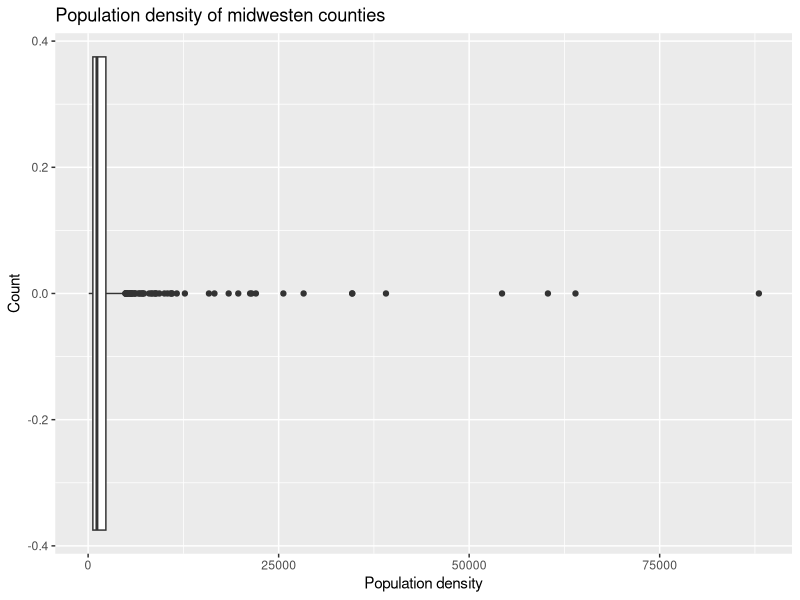
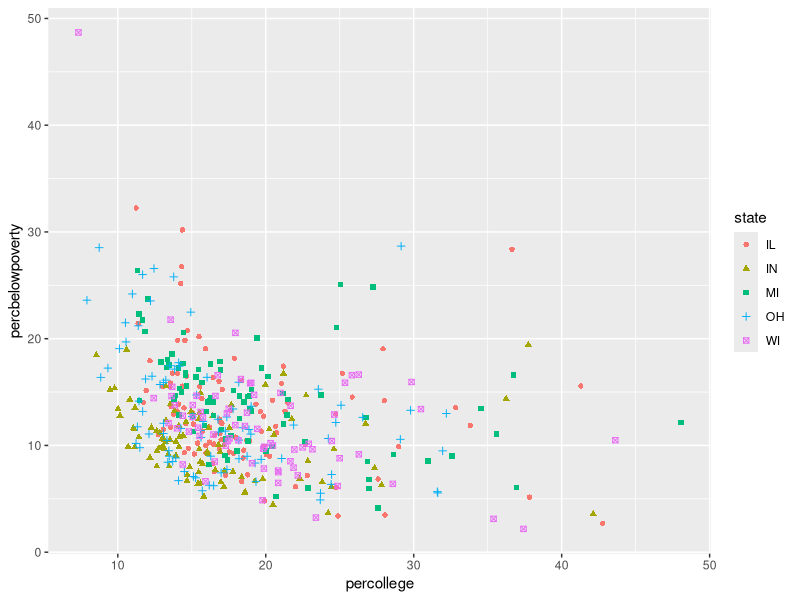

R code for these plots, in order:
## ---- chunk 1
#| eval: true
#| message: false

library(tidyverse)
## ---- chunk 2
midwest |> count(state, sort=TRUE)
# IL has the most counties with 102 counties, and WI has the least counties with 72.
## ---- chunk 3

## ---- chunk 4
ggplot(midwest, aes(x = popdensity)) +
  geom_boxplot() +
  labs(
    x = "Population density",
    y = "Count",
    title = "Population density of midwesten counties",
  )
#a
filter(midwest,popdensity>25000) %>% select(county,state,popdensity,poptotal,area) %>% arrange(desc(popdensity))
#b
filter(midwest, popdensity==max(midwest$popdensity)) |> select(county,state,popdensity,poptotal,area)
## ---- chunk 5
center = median(midwest$popdensity)
per75 = IQR(midwest$popdensity)
spread = per75 - center
per25 = center - spread
cat("The distribution of population density of counties is unimodal and extremely right-skewed. \n A typical Midwestern county has population density of ",center," people per unit area. \n The middle 50% of the counties have population densities between ",per25," to ",per75," people \n per unit area.")
## ---- chunk 6
midwest <- midwest |>
  mutate(metro = if_else(inmetro == 1, "Yes", "No"))
## ---- chunk 7
ggplot(midwest, aes(x=percollege,y=percbelowpoverty, colour=state,shape=state))+
  geom_point()
#a
midwest |> filter(percollege<10 & percbelowpoverty>40) |> 
  select(county, state,percbelowpoverty,percollege)

#b
midwest |> filter(percollege>40 & percbelowpoverty<20) |> 
  select(county, state,percbelowpoverty,percollege)

#c
midwest |> filter((percollege>40 & percbelowpoverty<20)|
  (percollege<10 & percbelowpoverty>40)) |> select(county, state,percbelowpoverty,percollege)

#d
midwest <- midwest |>
  mutate(pot_outlier = if_else((percollege>40 & percbelowpoverty<20)|(percollege<10 & percbelowpoverty>40),"Yes","No"))
show(midwest$pot_outlier)
